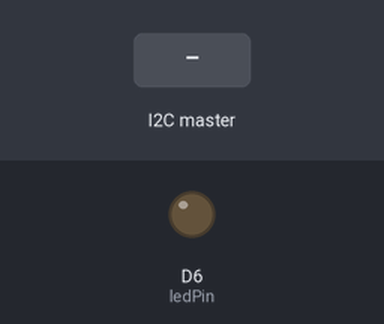
The sketch below on a simulated ESP8266 (NodeMCU). On the bench: output pins drawn as LEDs (lit = HIGH). The inputs (shaded band) are chosen by the test bench.

Above: at 1.2 s.
1.3 s: the I2C master sends the byte 1
At 1.7 s:
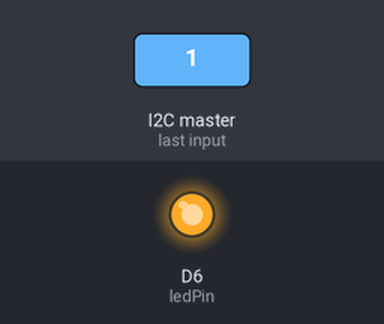
2.8 s: the I2C master sends the byte 0
At 4.0 s:
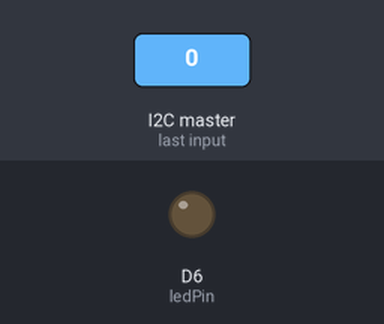
4.3 s: the I2C master sends the byte 2
At 5.2 s:
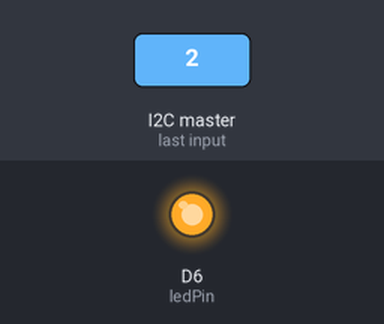
Timing chart, 0 to 7.3 s (numbered marks = the images above; inputs shaded):
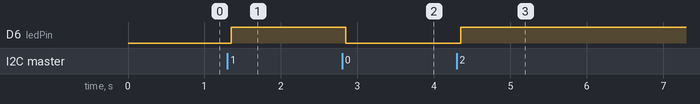

The sketch:

i2c_slave_photon_.ino
```cpp
/*
  Arduino Slave for Raspberry Pi Master
  i2c_slave(photon).ino
  Connects to Raspberry Pi via I2C

*/

// Include the Wire library for I2C
#include <Wire.h>

// LED on pin D6 of photon particle
const int ledPin = D6;

void setup() {
  // Join I2C bus as slave with address 0x08
  Wire.begin(8);

  // Call receiveEvent when data received
  Wire.onReceive(receiveEvent);

  // Setup pin D6 as output and turn LED off
  pinMode(ledPin, OUTPUT);
  digitalWrite(ledPin, LOW);
}

// Function that executes whenever data is received from master
void receiveEvent(int howMany) {
  while (Wire.available()) { // loop through all but the last
    char c = Wire.read(); // receive byte as a character
    digitalWrite(ledPin, c);
  }
}
void loop() {
  delay(100);
}
```

Measured:
- after the input at 1.3 s, D6 (ledPin): LOW → HIGH after 0.05 s
- after the input at 2.8 s, D6 (ledPin): HIGH → LOW after 0.05 s
- after the input at 4.3 s, D6 (ledPin): LOW → HIGH after 0.05 s
